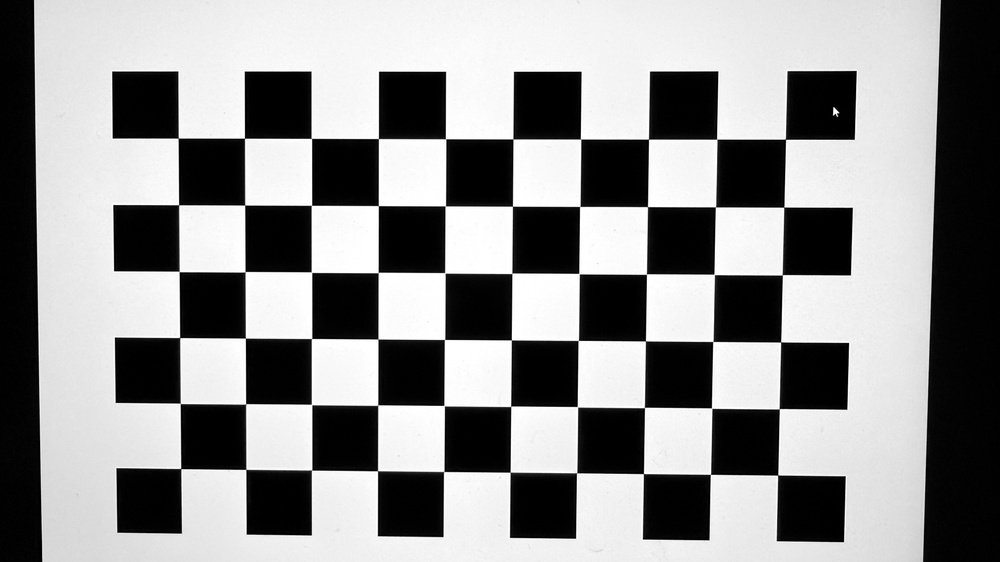
#> input picture calibration_images/IMG_1960.jpeg, 1000 x 562 px, shrunk from 4032 x 2268 before the run; its folder holds only this picture in this run
$ python step_1.py
#> lines starting #> are read from the running program, lines starting #| are printed output that depends on the picture; long printed decimals are rounded
"""
Step 1: Camera Calibration (Chessboard)
Module 2 Assignment - CSc 8830

Assignment step covered:
1) Perform camera calibration using OpenCV with a smartphone camera.

What you need:
- images inside the ../calibration_images folder
- The chessboard square size (edge length) is set to 0.015 m (15 mm).

How to run:
python step_1.py

Outputs:
- camera_calibration.pkl (camera intrinsics + distortion)
"""

from __future__ import annotations

import glob
import os
import pickle

os.environ.setdefault("OPENCV_OPENCL_RUNTIME", "disabled")  # avoid noisy/buggy OpenCL paths on macOS
import cv2
import numpy as np


def _list_images(images_dir: str) -> list[str]:
    patterns = [
        os.path.join(images_dir, "*.jpg"),
        os.path.join(images_dir, "*.jpeg"),
        os.path.join(images_dir, "*.png"),
    ]
    files: list[str] = []
    for p in patterns:
        files.extend(glob.glob(p))
    return sorted(set(files))


def _find_chessboard(gray: np.ndarray, pattern_size: tuple[int, int]):
    flags = cv2.CALIB_CB_ADAPTIVE_THRESH | cv2.CALIB_CB_NORMALIZE_IMAGE
    found, corners = cv2.findChessboardCorners(gray, pattern_size, flags=flags)
    return found, corners


def main() -> int:
    # Work around occasional macOS OpenCL cache write failures in opencv-python
    try:
        if hasattr(cv2, "ocl") and hasattr(cv2.ocl, "setUseOpenCL"):
            cv2.ocl.setUseOpenCL(False)
    except Exception:
        pass

    # Configuration
    IMAGES_DIR = "calibration_images"
    PATTERN_SIZE = (10, 6)  # inner corners (cols, rows) = 11x7 squares
    SQUARE_SIZE_M = 0.015
    OUTPUT_FILE = "camera_calibration.pkl"

    image_paths = _list_images(IMAGES_DIR)
    print(f"Found {len(image_paths)} images in '{IMAGES_DIR}'")
    if not image_paths:
        print("ERROR: No images found. Put images into the folder and try again.")
        return 1

    pattern_size = PATTERN_SIZE
    square_size = float(SQUARE_SIZE_M)
    if square_size <= 0:
        print("ERROR: square_size must be > 0")
        return 2

    criteria = (cv2.TERM_CRITERIA_EPS + cv2.TERM_CRITERIA_MAX_ITER, 30, 1e-3)

    # Prepare object points (0..cols-1, 0..rows-1) scaled by square size
    # builds coordinates of the chessboard corners in the object space
    cols, rows = pattern_size
    objp = np.zeros((rows * cols, 3), np.float32)
    objp[:, :2] = np.mgrid[0:cols, 0:rows].T.reshape(-1, 2)
    objp *= square_size

    obj_points: list[np.ndarray] = []
    img_points: list[np.ndarray] = []
    image_size = None

    for idx, fname in enumerate(image_paths, 1):
        img = cv2.imread(fname)
#> img is the input picture: shape (562, 1000, 3); min 0, max 255, mean 142.3
        if img is None:
            continue
        base = os.path.basename(fname)
        # convert to grayscale
        gray = cv2.cvtColor(img, cv2.COLOR_BGR2GRAY)
        if image_size is None:
            image_size = gray.shape[::-1]
#> image_size = (1000, 562)

        # find chessboard corners
        found, corners = _find_chessboard(gray, pattern_size)
#> in _find_chessboard, `found, corners = cv2.findChessboardCorners(gray, pattern_size, flags=f..`: found = True; corners = 60 rows, first 8: [178.2, 138.2], [244.5, 138.2], [311.4, 138.4], [378.4, 138.6], [445.6, 138.8], [512.9, 138.9], [580.5, 139.1], [648.4, 139.2]
#> found = True

        if found and corners is not None:
            # refine corners on the grayscale image.
            try:
                corners = cv2.cornerSubPix(gray, corners, (11, 11), (-1, -1), criteria)
#> corners = 60 rows, first 8: [178.2, 138.1], [244.5, 138.2], [311.4, 138.4], [378.4, 138.6], [445.5, 138.7], [512.9, 138.9], [580.5, 139], [648.5, 139.2]
            except Exception:
                pass
            obj_points.append(objp.copy())
            img_points.append(corners)

            vis = img.copy()
            cv2.drawChessboardCorners(vis, pattern_size, corners, found)
            cv2.putText(
                vis,
                f"DETECTED {pattern_size[0]}x{pattern_size[1]}",
                (20, 40),
                cv2.FONT_HERSHEY_SIMPLEX,
                1.0,
                (0, 255, 0),
                2,
                cv2.LINE_AA,
            )
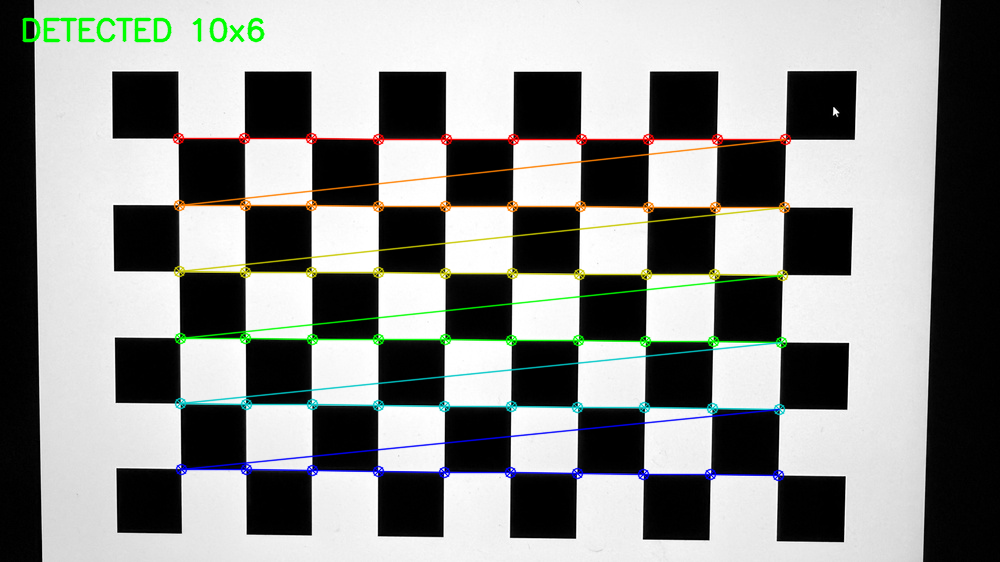
#> vis: shape (562, 1000, 3); mean B, G, R 140.2, 142.5, 140.9
            cv2.imshow("Chessboard detections", vis)
            cv2.waitKey(200)

    cv2.destroyAllWindows()

    if not obj_points:
        print("ERROR: No valid detections; cannot calibrate.")
        return 3

    print("Calibrating camera...")
    if image_size is None:
        print("ERROR: Could not determine image size.")
        return 3
    ret, mtx, dist, rvecs, tvecs = cv2.calibrateCamera(obj_points, img_points, image_size, None, None)
#> ret = 0.129; mtx = [[1344.9, 0, 431.8], [0, 1340.1, 351], [0, 0, 1]]; dist = [[-0.0679, 1.04, 0.00098, -0.00139, -3.18]]; rvecs = ([0.0657, 0.0377, 0.00634],); tvecs = ([-0.0569, -0.048, 0.301],)

    print("\n" + "=" * 60)
    print("CALIBRATION RESULTS (CHESSBOARD)")
    print("=" * 60)
    print(f"Detections used: {len(obj_points)}/{len(image_paths)}")
#| Detections used: 1/1
    print(f"Reprojection error: {ret:.6f}")
#| Reprojection error: 0.1294
    print(f"\nCamera matrix:\n{mtx}")
#| Camera matrix:
#| [[1.34492602e+03 0.00000000e+00 4.31764793e+02]
#|  [0.00000000e+00 1.34011512e+03 3.50998986e+02]
#|  [0.00000000e+00 0.00000000e+00 1.00000000e+00]]
    print(f"\nDistortion coefficients:\n{dist}")
#| Distortion coefficients:
#| [[-6.78754960e-02  1.03506093e+00  9.80209932e-04 -1.38864712e-03
#|   -3.18117776e+00]]
    print("=" * 60)

    data = {
        "ret": ret,
        "mtx": mtx,
        "dist": dist,
        "rvecs": rvecs,
        "tvecs": tvecs,
        "square_size": square_size,
        "chessboard_size": pattern_size,  # inner corners
        "calibration_images_dir": IMAGES_DIR,
    }
    with open(OUTPUT_FILE, "wb") as f:
        pickle.dump(data, f)
    print(f"\nSaved calibration to: {OUTPUT_FILE}")
    return 0


if __name__ == "__main__":
    raise SystemExit(main())
#> (the program exits here)
